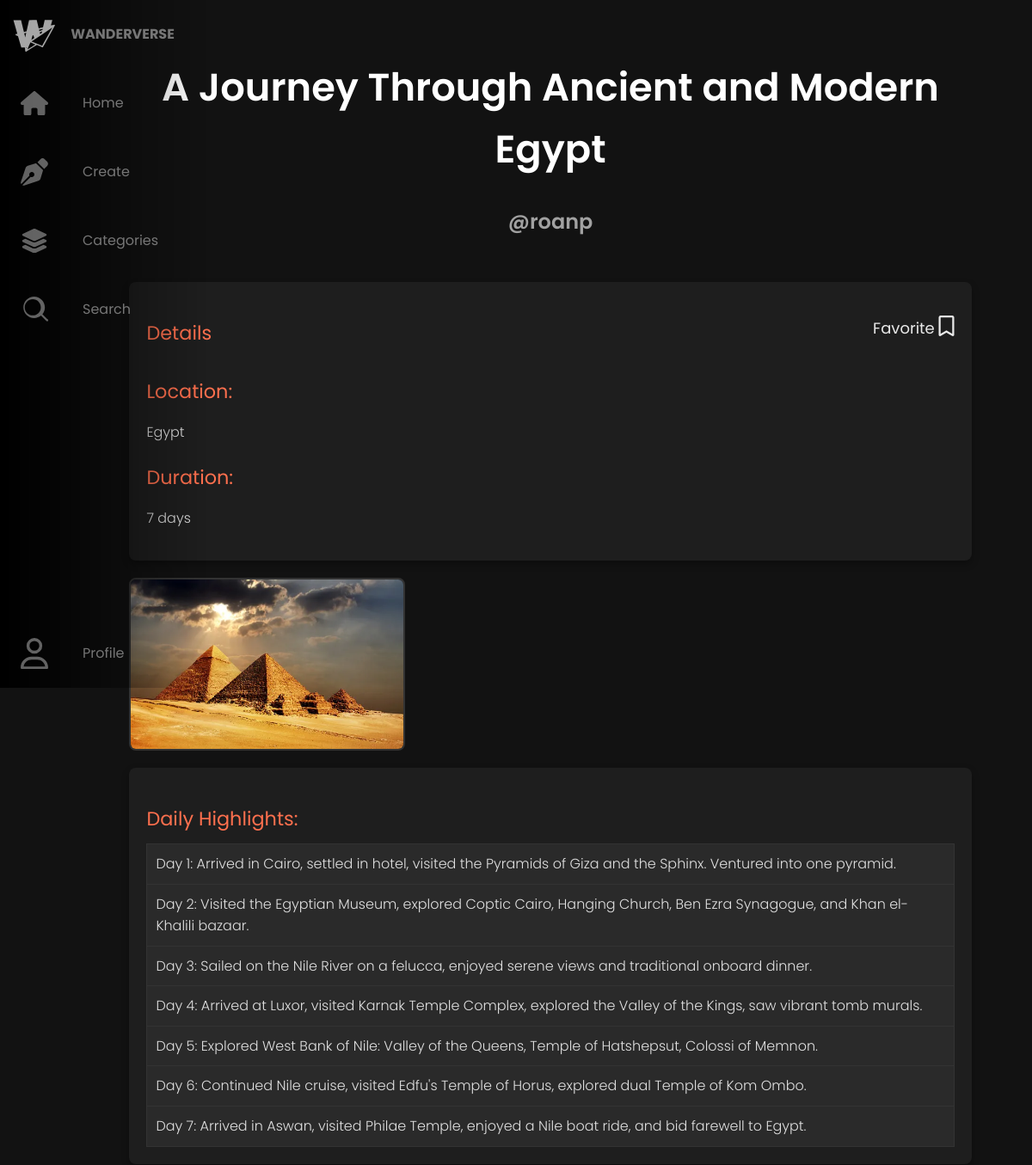
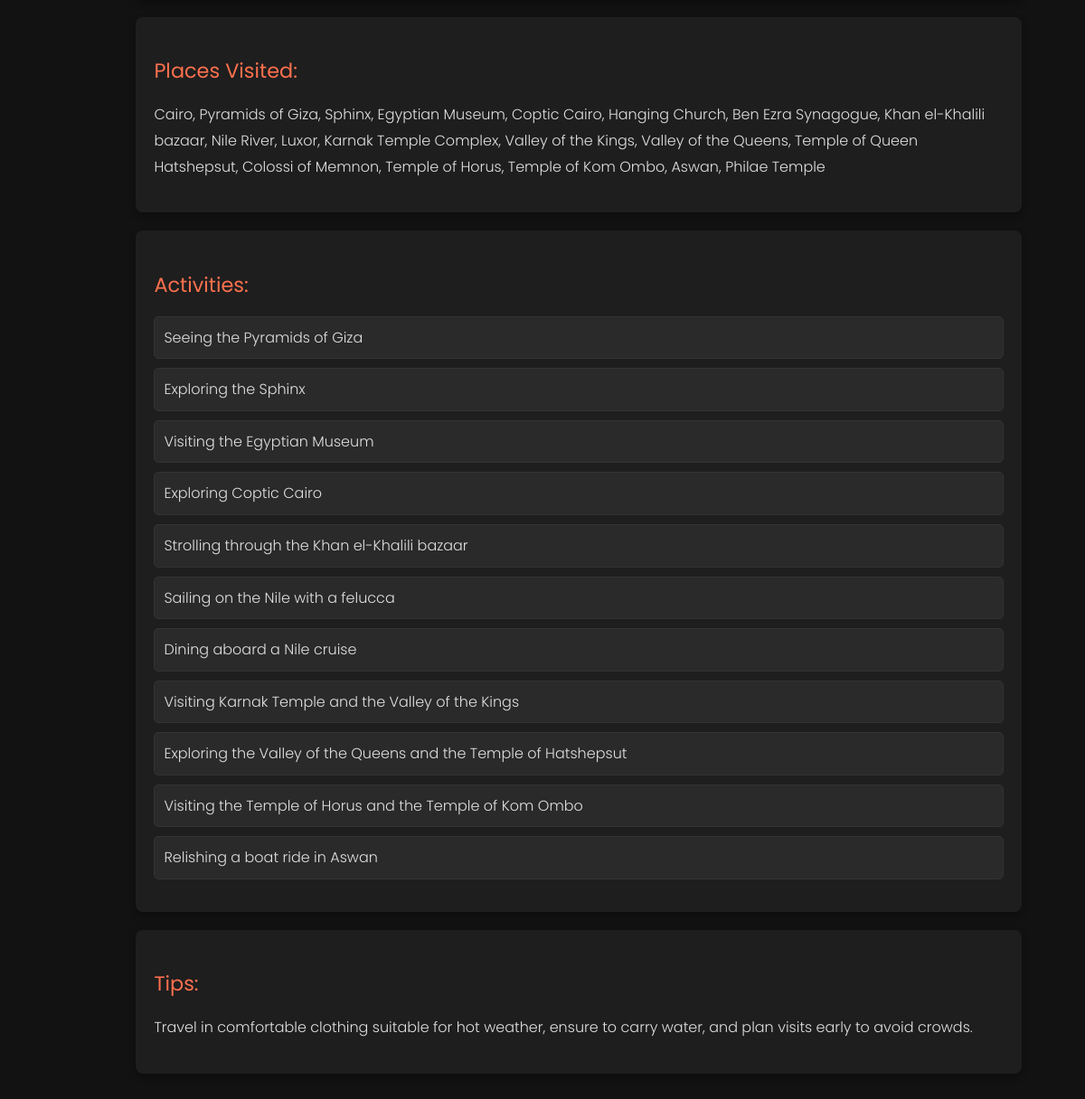
The page /posts/60 (signed in) on the database its author committed (2 pictures, top to bottom).
### app/models.py (models this page shows, shortened)
class SearchableMixin(object):
    @classmethod
    def before_commit(cls, session):
        session._changes = {
            'add': list(session.new),
            'update': list(session.dirty),
            'delete': list(session.deleted)
        }

class Post(db.Model, SearchableMixin):
    __tablename__ = 'post'
    __searchable__ = ['title', 'location', 'category', 'content']
    id = db.Column(db.Integer, primary_key=True)
    title = db.Column(db.String(255), nullable=True)
    location = db.Column(db.String(255), nullable=True)
    category = db.Column(db.String(255), nullable=True)
    duration = db.Column(db.String(255), nullable=True)
    tips = db.Column(db.String(255), nullable=True)
    user_id = db.Column(db.Integer, db.ForeignKey('user.id'), nullable=True)
    status=db.Column(db.String, nullable=False, default='draft')
    content = db.Column(db.String, nullable=False)
    flagged = db.Column(db.Boolean, nullable=False,default=False)
    sexuality = db.Column(db.String(255), nullable=False,default=False)
    violence = db.Column(db.String(255), nullable=False,default=False)
    harassment = db.Column(db.String(255), nullable=False,default=False)
    illicit = db.Column(db.String(255), nullable=False,default=False)
    self_harm = db.Column(db.String(255), nullable=False,default=False)
    hate = db.Column(db.String(255), nullable=False,default=False)

class User(db.Model, UserMixin, SearchableMixin):
    __tablename__ = 'user'
    __searchable__ = ['username', 'email']
    id = db.Column(db.Integer, primary_key=True)
    username = db.Column(db.String(80), unique=True, nullable=False)
    password = db.Column(db.String(80), nullable=False)
    email = db.Column(db.String(120), unique=True, nullable=False)
    phone_number = db.Column(db.Integer, unique=True, nullable=False)
    profile_pic = db.Column(db.String(120), nullable=False, default='profile.jpg')

class Images(db.Model):
    id = db.Column(db.Integer, primary_key=True)
    image1 = db.Column(db.String(255), nullable=True)
    user_id = db.Column(db.Integer, db.ForeignKey('user.id'), nullable=False)
    post_id = db.Column(db.Integer, db.ForeignKey('post.id'), nullable=False)

class Highlight(db.Model):
    id = db.Column(db.Integer, primary_key=True)
    user_id = db.Column(db.Integer, db.ForeignKey('user.id'), nullable=False)
    post_id = db.Column(db.Integer, db.ForeignKey('post.id'), nullable=False)
    highlight = db.Column(db.String(255), nullable=True)

class PlacesVisited(db.Model):
    id = db.Column(db.Integer, primary_key=True)
    user_id = db.Column(db.Integer, db.ForeignKey('user.id'), nullable=False)
    post_id = db.Column(db.Integer, db.ForeignKey('post.id'), nullable=False)
    place = db.Column(db.String(255), nullable=True)

class Activities(db.Model):
    id = db.Column(db.Integer, primary_key=True)
    user_id = db.Column(db.Integer, db.ForeignKey('user.id'), nullable=False)
    post_id = db.Column(db.Integer, db.ForeignKey('post.id'), nullable=False)
    activity = db.Column(db.String(255), nullable=True)

### app/routes.py (the view)
@app.route('/posts/<int:post_id>')
def posts(post_id):
    post = Post.query.get_or_404(post_id)
    user=User.query.get_or_404(post.user_id)
    highlights = Highlight.query.filter_by(post_id=post_id).all()
    activities = Activities.query.filter_by(post_id=post_id).all()
    places_visited = PlacesVisited.query.filter_by(post_id=post_id).all()
    images = Images.query.filter_by(post_id=post_id).all()
    highlights_text = [highlight.highlight for highlight in highlights]
    activities_text = [activity.activity for activity in activities]
    places_visited_text = [place.place for place in places_visited]
    user_favorites = {fav.post_id for fav in Favorites.query.filter_by(user_id=current_user.id).all()}
    return render_template(
        'post.html',
        user=user,
        post=post,
        images=images,
        highlights=highlights_text,
        activities=activities_text,
        places_visited=places_visited_text,
        user_favorites=user_favorites
    )

### app/routes.py (called while the page is built)
@login_manager.user_loader
def load_user(user_id):
    return User.query.get(int(user_id))

### app/templates/post.html (shortened to what this page needs)
{% extends 'base.html' %}
{% block head %}
    <link rel="stylesheet" href="{{ url_for('static', filename='css/post.css') }}">
     <link rel="stylesheet" href="https://cdnjs.cloudflare.com/ajax/libs/font-awesome/6.0.0/css/all.min.css">
{% endblock %}
{% block body %}
    <div class="post-container">
        <header class="post-header">
            <h1>{{ post.title }}</h1>
            <h2>@<a href="{{ url_for('display', user_id=user.id) }}">{{ user.username }}</a></h2>
        </header>
    <section class="post-details">
        <div class="post-details-header">
            <h3>Details</h3>
            <div class="favorite-container">
                <a href="{{ url_for('toggle_favorite', post_id=post.id) }}" class="favorite-btn">
                    Favorite
                    <i class="{% if post.id in user_favorites %}fas{% else %}far{% endif %} fa-bookmark" style="font-size: 24px"></i>
                </a>
            </div>
        </div>
        <h3>Location:</h3>
        <p>{{ post.location }}</p>
        <h3>Duration:</h3>
        <p>{{ post.duration }}</p>
    </section>
        <section class="post-images">
            {% for image in images %}
                <img src="{{ url_for('static', filename='Images/' + image.image1) }}" alt="Image related to {{ post.title }}">
            {% endfor %}
        </section>
        <section class="post-highlights">
            <h3>Daily Highlights:</h3>
            <table>
                {% for highlight in highlights %}
                    <tr>
                        <td>{{ highlight }}</td>
                    </tr>
                {% endfor %}
            </table>
        </section>
        <section class="post-places-visited">
            <h3>Places Visited:</h3>
            <p>
                {% for place in places_visited %}
                    {{ place }}{% if not loop.last %}, {% endif %}
                {% endfor %}
            </p>
        </section>
        <section class="post-activities">
            <h3>Activities:</h3>
            <ul>
                {% for activity in activities %}
                    <li>{{ activity }}</li>
                {% endfor %}
            </ul>
        </section>
        <section class="post-extra">
            <h3>Tips:</h3>
            <p>{{ post.tips }}</p>
        </section>
    </div>
{% endblock %}

### app/static/css/base.css (style rules this page uses)
:root { font-size: 16px; font-family: 'Poppins', sans-serif; }
html { scrollbar-width: thin; scrollbar-color: #ff4b4b #121212; }
body { margin: 0; padding: 0; background-color: #121212; }

### app/static/css/post.css (style rules this page uses)
body { margin: 0; padding: 0; font-family: 'Poppins', sans-serif; background-color: #121212; color: #e0e0e0; line-height: 1.6; }
.post-container { width: 90%; max-width: 1200px; margin: 0 auto; padding: 20px; display: flex; flex-direction: column; gap: 20px; }
.post-header h1 { font-size: 2.8rem; font-weight: 600; color: #ffffff; text-align: center; margin-bottom: 20px; padding-bottom: 10px; }
.post-header h2, .post-header h2 a { font-size: 1.5rem; font-weight: 600; color: #a1a1a1; text-align: center; margin-bottom: 20px; padding-bottom: 10px; text-decoration: none; }
.post-details, .post-extra, .post-highlights, .post-activities, .post-places-visited { background-color: #1e1e1e; padding: 20px; border-radius: 8px; box-shadow: 0 4px 8px rgba(0, 0, 0, 0.3); }
.post-details h3, .post-extra h3, .post-highlights h3, .post-activities h3, .post-places-visited h3 { font-size: 1.4rem; font-weight: 400; color: #ff704e; margin-bottom: 10px; }
.post-details p, .post-extra p, .post-places-visited p { font-size: 1rem; font-weight: 300; }
.post-images { display: grid; grid-template-columns: repeat(auto-fill, minmax(250px, 1fr)); gap: 15px; }
.post-images img { width: 100%; height: auto; border-radius: 8px; border: 2px solid #333333; transition: transform 0.3s ease, box-shadow 0.3s ease; }
.post-highlights table { width: 100%; border-collapse: collapse; }
.post-highlights td { padding: 10px; border: 1px solid #333333; background-color: #2a2a2a; text-align: left; font-size: 1rem; font-weight: 300; }
.post-activities ul { list-style-type: none; padding-left: 0; }
.post-activities li { font-size: 1rem; font-weight: 300; background-color: #2a2a2a; padding: 10px; margin-bottom: 10px; border-radius: 5px; border: 1px solid #333333; }
.post-places-visited h3 { color: #ff704e; }
.post-places-visited p { line-height: 1.8; }
.post-extra h3 { color: #ff704e; }
.post-extra p { line-height: 1.8; }
.post-details-header { display: flex; justify-content: space-between; align-items: center; width: 100%; }
.favorite-container { margin-left: auto; }
.favorite-btn { font-size: 18px; color: #eaeaea; background: none; border: none; cursor: pointer; transition: color 0.3s ease-in-out; text-decoration: none; }

### rows shown on the page
Post: title "A Journey Through Ancient and Modern Egypt", location "Egypt", duration "7 days", tips "Travel in comfortable clothing suitable for hot weather, ensure to carry water, and plan visits early to avoid crowds."
User: username "roanp"
Images: image1 (picture)
Highlight: highlight "Day 1: Arrived in Cairo, settled in hotel, visited the Pyramids of Giza and the Sphinx. Ventured into one pyramid."
Highlight: highlight "Day 2: Visited the Egyptian Museum, explored Coptic Cairo, Hanging Church, Ben Ezra Synagogue, and Khan el-Khalili bazaar."
Highlight: highlight "Day 3: Sailed on the Nile River on a felucca, enjoyed serene views and traditional onboard dinner."
Highlight: highlight "Day 4: Arrived at Luxor, visited Karnak Temple Complex, explored the Valley of the Kings, saw vibrant tomb murals."
Highlight: highlight "Day 5: Explored West Bank of Nile: Valley of the Queens, Temple of Hatshepsut, Colossi of Memnon."
Highlight: highlight "Day 6: Continued Nile cruise, visited Edfu's Temple of Horus, explored dual Temple of Kom Ombo."
Highlight: highlight "Day 7: Arrived in Aswan, visited Philae Temple, enjoyed a Nile boat ride, and bid farewell to Egypt."
PlacesVisited: place "Cairo"
PlacesVisited: place "Pyramids of Giza"
PlacesVisited: place "Sphinx"
PlacesVisited: place "Egyptian Museum"
PlacesVisited: place "Coptic Cairo"
PlacesVisited: place "Hanging Church"
PlacesVisited: place "Ben Ezra Synagogue"
PlacesVisited: place "Khan el-Khalili bazaar"
PlacesVisited: place "Nile River"
PlacesVisited: place "Luxor"
PlacesVisited: place "Karnak Temple Complex"
PlacesVisited: place "Valley of the Kings"
PlacesVisited: place "Valley of the Queens"
PlacesVisited: place "Temple of Queen Hatshepsut"
PlacesVisited: place "Colossi of Memnon"
PlacesVisited: place "Temple of Horus"
PlacesVisited: place "Temple of Kom Ombo"
PlacesVisited: place "Aswan"
PlacesVisited: place "Philae Temple"
Activities: activity "Seeing the Pyramids of Giza"
Activities: activity "Exploring the Sphinx"
Activities: activity "Visiting the Egyptian Museum"
Activities: activity "Exploring Coptic Cairo"
Activities: activity "Strolling through the Khan el-Khalili bazaar"
Activities: activity "Sailing on the Nile with a felucca"
Activities: activity "Dining aboard a Nile cruise"
Activities: activity "Visiting Karnak Temple and the Valley of the Kings"
Activities: activity "Exploring the Valley of the Queens and the Temple of Hatshepsut"
Activities: activity "Visiting the Temple of Horus and the Temple of Kom Ombo"
Activities: activity "Relishing a boat ride in Aswan"
